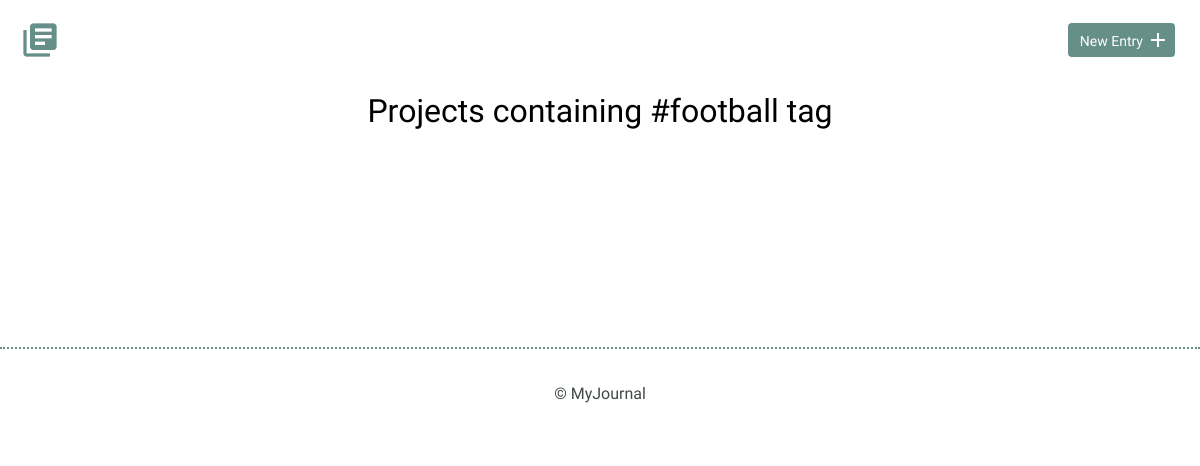
The page /tags.php?tag=football on the database as committed earlier.
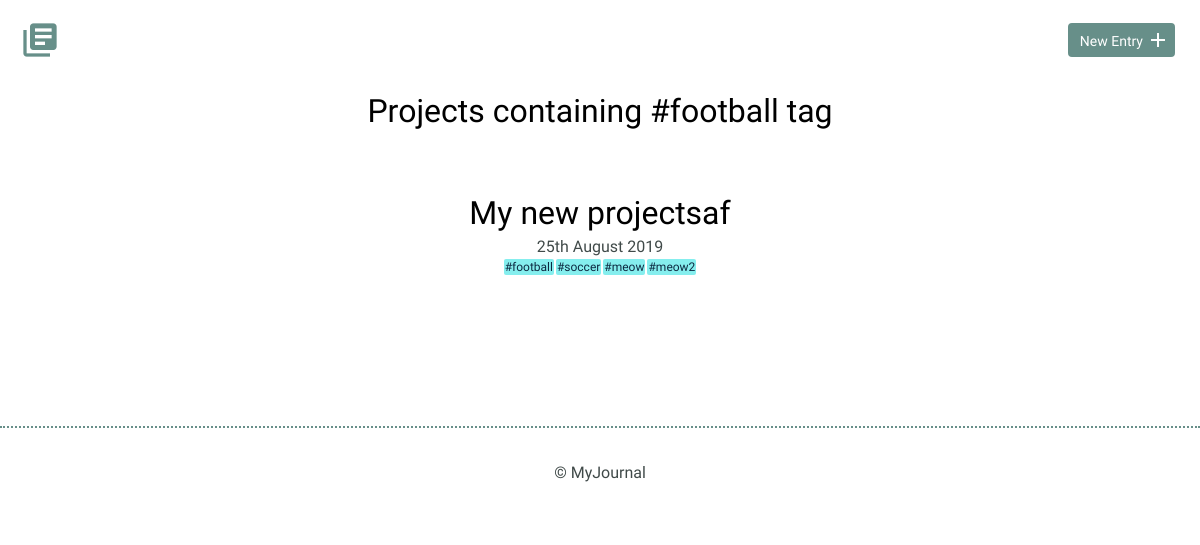
The same page on the database as committed later.
### tables this page shows
CREATE TABLE "entries" (
	"id"	INTEGER,
	"title"	TEXT,
	"date"	TEXT,
	"time_spent"	INTEGER,
	"learned"	BLOB,
	"resources"	BLOB,
	"tags"	TEXT,
	PRIMARY KEY("id")
);

### tags.php (the view, shortened to what this page needs)
<?php
include("inc/header.php");
$tag_to_search = $_GET['tag'];
try {
    $results = $db->query(
        "SELECT * FROM entries e WHERE e.tags LIKE '%$tag_to_search%'"
    );
} catch (Exception $e) {
    echo $e->getMessage();
    die();
}
$entries = $results->fetchAll(PDO::FETCH_ASSOC);
?>
<section>
    <div class="container">
        <h2 class="tag-heading">Projects containing #<?php echo $tag_to_search; ?> tag</h2>
        <div class="entry-list">
            <?php
            foreach ($entries as $entry) {
                $date = new DateTime($entry['date']);
                echo '
                <article>
                    <h2>
                    <a href="detail.php?id=' . $entry['id'] . '">'
                    . $entry['title'] . '</a>
                    </h2>
                    <time datetime="' . $entry['date'] . '">'
                    . $date->format('jS F Y') .
                    '</time>';
                echo '<div class="tags-div">';
                if ($entry['tags']) {
                    $string = explode(",", $entry['tags']);
                    foreach ($string as $word) {
                        echo "<a href='tags.php?tag=" . trim($word) . "' class='tags-inline'>#" . trim($word) . "</a>";
                    }
                }
                echo '</div>';
                echo '</article>';
            }
            ?>
        </div>
    </div>
</section>
<?php
include("inc/footer.php");
?>

Rows that differ between the two databases and show on the page:
added entries: title "My new projectsaf", date "25th August 2019", tags "football", tags "soccer", tags "meow", tags "meow2"
